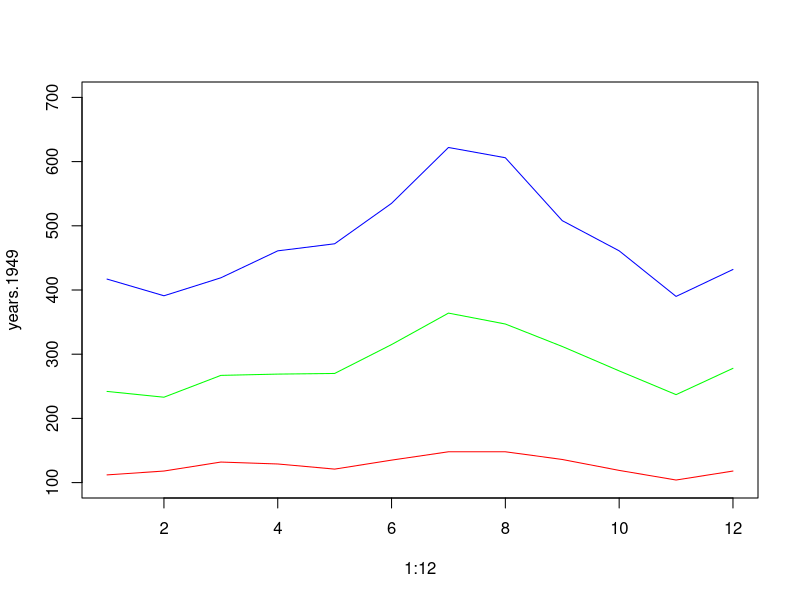

Write R code to recreate this figure.
years <- c(1949, 1955, 1960)
years.1949 <- c(112, 118, 132, 129, 121, 135, 148, 148, 136, 119, 104, 118)
years.1955 <- c(242, 233, 267, 269, 270, 315, 364, 347, 312, 274, 237, 278)
years.1960 <- c(417, 391, 419, 461, 472, 535, 622, 606, 508, 461, 390, 432)

plot(
    1:12,
    years.1949,
    type = "l",
    col = "red",
    ylim = c(100, 700)
)

lines(
    1:12,
    years.1955,
    type = "l",
    col = "green"
)

lines(
    1:12,
    years.1960,
    type = "l",
    col = "blue"
)